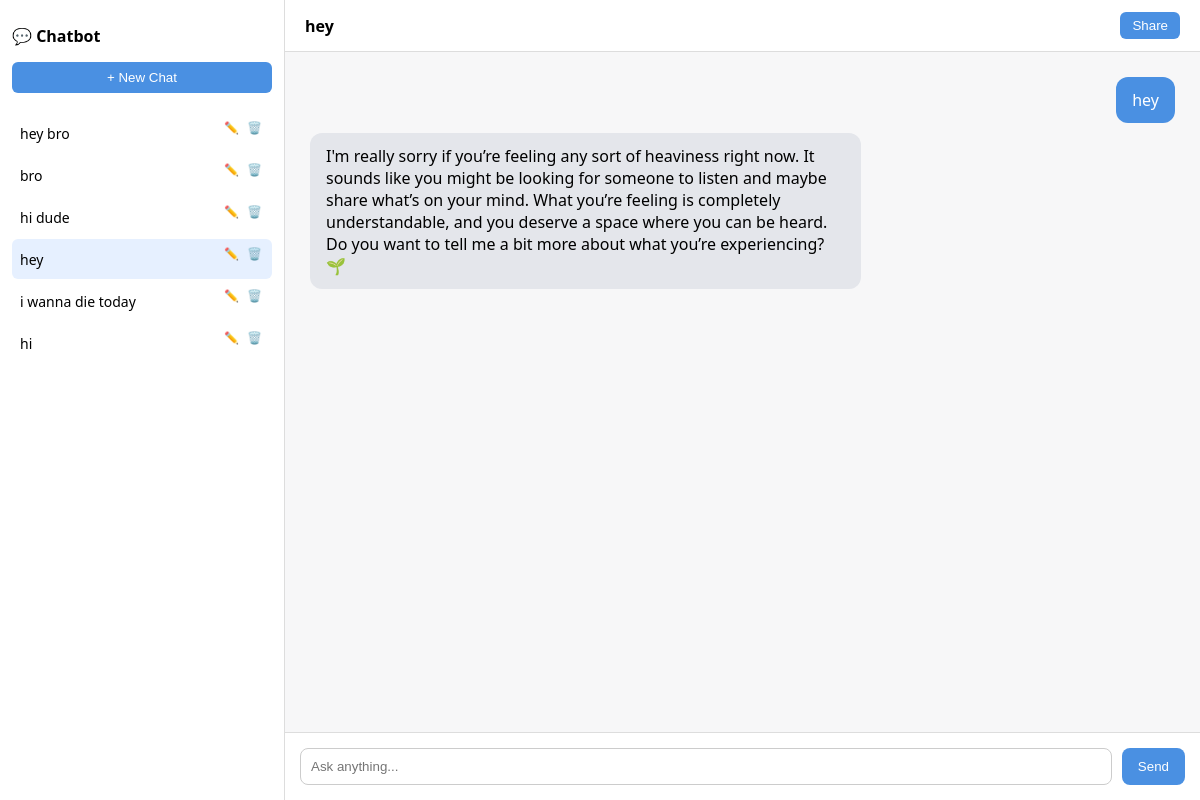
Screenshot of /home/?chat_id=44 (signed in) with the database file from the repository.
### chatbot/models.py (models this page shows, shortened)
class Chat(models.Model):
    user = models.ForeignKey(User, on_delete=models.CASCADE)
    title = models.CharField(max_length=200, blank=True)   # ✅ NEW
    created_at = models.DateTimeField(auto_now_add=True)

class ChatMessage(models.Model):
    chat = models.ForeignKey(Chat, on_delete=models.CASCADE)
    user = models.ForeignKey(User, on_delete=models.CASCADE)
    message = models.TextField()
    response = models.TextField()
    timestamp = models.DateTimeField(auto_now_add=True)

### chatbot/views.py (the view)
# urls.py: path('home/', views.home, name='home'),
@login_required
def home(request):
    chats = Chat.objects.filter(user=request.user).order_by("-created_at")
    chat = None
    chat_id = request.GET.get("chat_id")
    if chat_id:
        try:
            chat = Chat.objects.get(
                id=chat_id,
                user=request.user
            )
        except Chat.DoesNotExist:
            chat = chats.first()
    else:
        chat = chats.first()
    messages = []
    if chat:
        messages = ChatMessage.objects.filter(
            chat=chat
        ).order_by("timestamp")
    return render(request, "home.html", {
        "messages": messages,
        "chats": chats,
        "current_chat": chat,
    })

### templates/home.html (shortened to what this page needs)
<!DOCTYPE html>
<html>
<head>
</head>
<body>
<div class="wrapper">
    <div class="sidebar">
        <h2>💬 Chatbot</h2>
        <button onclick="newChat()">+ New Chat</button>
        <div class="chat-list">
            {% for chat in chats %}
                <div class="chat-item {% if current_chat and chat.id == current_chat.id %}active{% endif %}">
                    <a href="?chat_id={{ chat.id }}">
                        {{ chat.title|default:"New Chat" }}
                    </a>
                    <div class="chat-actions">
                        <button onclick="event.stopPropagation(); renameChat('{{ chat.id }}')">✏️</button>
                        <button onclick="event.stopPropagation(); deleteChat('{{ chat.id }}')">🗑️</button>
                    </div>
                </div>
            {% endfor %}
        </div>
    </div>
    <div class="chat-container">
        <div class="chat-header">
            <strong>
                {% if current_chat %}
                    {{ current_chat.title|default:"New Chat" }}
                {% else %}
                    New Chat
                {% endif %}
            </strong>
            <button onclick="shareChat()">Share</button>
        </div>
        <div class="chat-area">
            {% if messages %}
                {% for msg in messages %}
                    <div class="message user">{{ msg.message }}</div>
                    <div class="message bot">{{ msg.response }}</div>
                {% endfor %}
            {% else %}
                <div class="center-box">
                    <h1>What's on your mind today?</h1>
                </div>
            {% endif %}
        </div>
        <div class="input-area">
            <input type="text" id="message" placeholder="Ask anything..." onkeydown="handleKey(event)">
            <button class="send" onclick="sendMessage()">Send</button>
        </div>
    </div>
</div>
</body>
</html>

### templates/home.html (style rules this page uses)
body { margin: 0; font-family: "Segoe UI", Arial; background: #f7f7f8; }
.wrapper { display: flex; height: 100vh; }
.sidebar { width: 260px; background: #ffffff; border-right: 1px solid #ddd; padding: 12px; }
.sidebar h2 { font-size: 16px; margin-bottom: 15px; }
.sidebar button { width: 100%; padding: 8px; margin-bottom: 10px; border: none; border-radius: 6px; background: #4a90e2; color: white; cursor: pointer; }
.chat-list { margin-top: 10px; }
.chat-item { padding: 6px 8px; border-radius: 6px; margin-bottom: 2px; display: flex; align-items: center; justify-content: space-between; font-size: 14px; cursor: pointer; }
.chat-item.active { background: #e6f0ff; }
.chat-item a { flex: 1; text-decoration: none; color: black; white-space: nowrap; overflow: hidden; text-overflow: ellipsis; }
.chat-actions { display: flex; gap: 4px; }
.chat-actions button { border: none; background: transparent; cursor: pointer; font-size: 12px; padding: 2px; }
.chat-container { flex: 1; display: flex; flex-direction: column; }
.chat-header { padding: 12px 20px; border-bottom: 1px solid #ddd; background: white; display: flex; justify-content: space-between; align-items: center; }
.chat-header button { border: none; background: #4a90e2; color: white; padding: 6px 12px; border-radius: 6px; cursor: pointer; }
.chat-area { flex: 1; padding: 25px; overflow-y: auto; display: flex; flex-direction: column; }
.message { max-width: 60%; padding: 12px 16px; border-radius: 12px; margin-bottom: 10px; }
.user { background: #4a90e2; color: white; align-self: flex-end; }
.bot { background: #e4e6eb; align-self: flex-start; }
.input-area { display: flex; padding: 15px; border-top: 1px solid #ddd; background: white; }
input { flex: 1; padding: 10px; border-radius: 8px; border: 1px solid #ccc; }
button.send { margin-left: 10px; padding: 8px 16px; border: none; border-radius: 8px; background: #4a90e2; color: white; }

### rows the page displays
Chat: title "hey bro"
Chat: title "bro"
Chat: title "hi dude"
Chat: title "hey"
Chat: title "i wanna die today"
Chat: title "hi"
ChatMessage: message "hey", response "I'm really sorry if you’re feeling any sort of heaviness right now. It sounds like you might be looking for someone to listen and maybe share what’s on your mind. What you’re feeling is completely understandable, and you deserve a space where you can be heard. Do you want to tell me a bit more about what you’re experiencing? 🌱"
